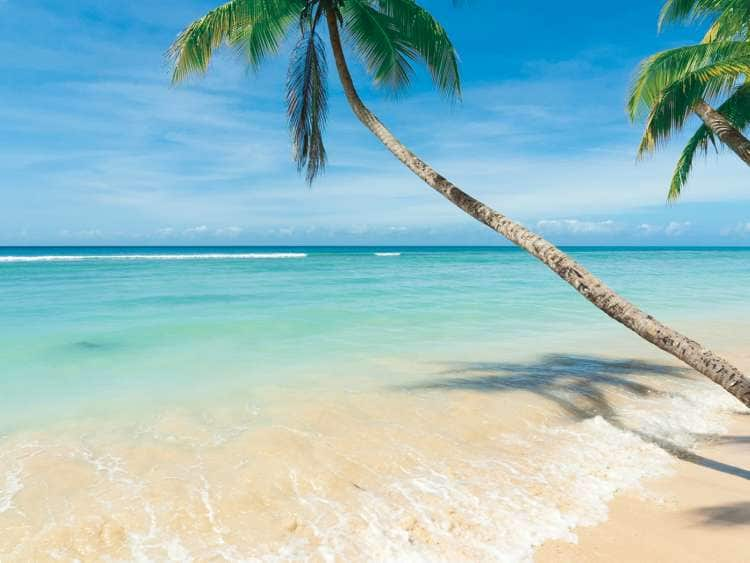
#> input picture Charlotteville-Trinidad-Tobago.jpg.image.750.563.low.jpg, 750 x 563 px, found by its file name
$ python 104translation.py
#> lines starting #> are read from the running program, lines starting #| are printed output that depends on the picture
#Translation of images in plane
import cv2
import numpy as np
image = cv2.imread("/Users/rajaathota72/Desktop/Charlotteville-Trinidad-Tobago.jpg.image.750.563.low.jpg")
#> image is the input picture: shape (563, 750, 3); mean B, G, R 194.4, 190.6, 151.5
height,width = image.shape[:2]
#> height = 563; width = 750
quarter_height,quarter_width=height/4,width/4
#> quarter_height = 140.8; quarter_width = 187.5
T=np.float32([[1,0,quarter_width],[0,1,quarter_height]])
#> T = [[1, 0, 187.5], [0, 1, 140.8]]
image_translation=cv2.warpAffine(image,T,(width,height))
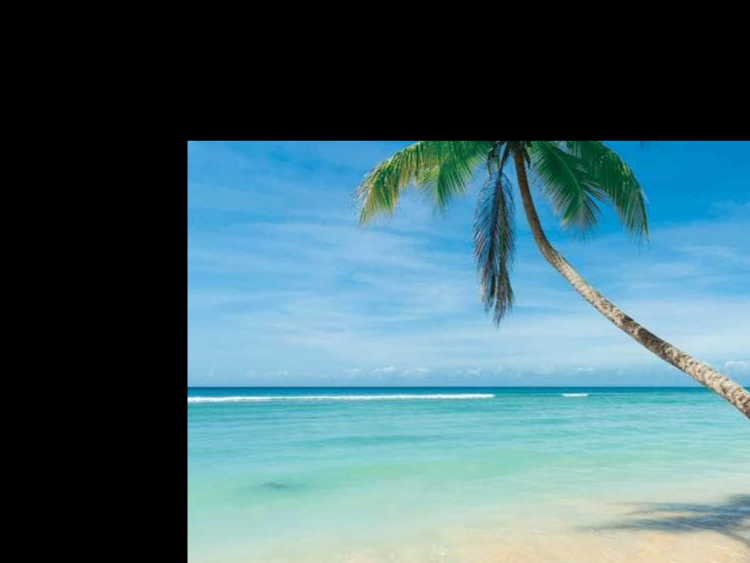
#> image_translation: shape (563, 750, 3); mean B, G, R 111.7, 102.9, 69.4
cv2.imshow("translated_image",image_translation)
cv2.waitKey(5000)
cv2.destroyAllWindows()
